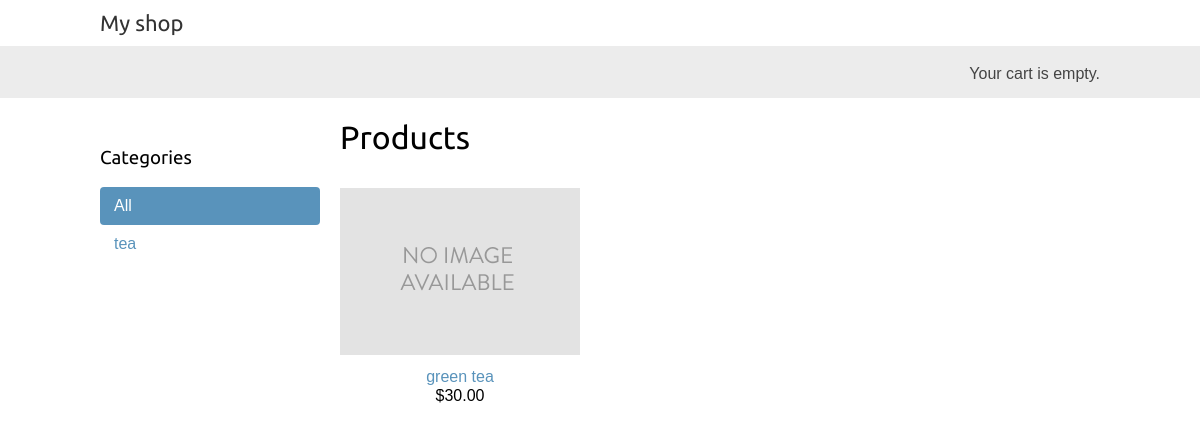
Before: / with the older database file.
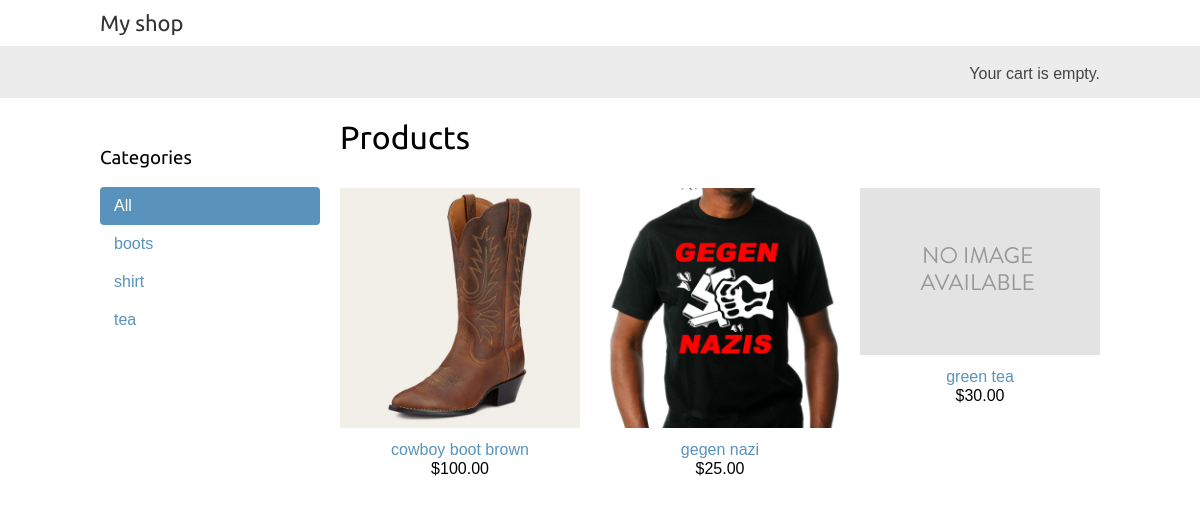
After: the same page with the newer database file.
### shop/models.py (models this page shows, shortened)
class Category(models.Model):
    name = models.CharField(max_length=200)
    slug = models.SlugField(max_length=200, unique=True)
    class Meta:
        ordering = ['name']
        indexes = [
            models.Index(fields=['name']),
        ]
        verbose_name = 'category'
        verbose_name_plural = 'categories'
    def get_absolute_url(self):
        return reverse('shop:product_list_by_category', args=[self.slug])

class Product(models.Model):
    category = models.ForeignKey(Category, related_name='products', on_delete=models.CASCADE)
    name = models.CharField(max_length=200)
    slug = models.SlugField(max_length=200)
    image = models.ImageField(upload_to='products/%Y/%m/%d', blank=True)
    description = models.TextField(blank=True)
    price = models.DecimalField(max_digits=10, decimal_places=2)
    available = models.BooleanField(default=True)
    created = models.DateTimeField(auto_now_add=True)
    updated = models.DateTimeField(auto_now=True)
    class Meta:
        ordering = ['name']
        indexes = [
            models.Index(fields=['id', 'slug']),
            models.Index(fields=['name']),
            models.Index(fields=['-created']),
        ]
    def get_absolute_url(self):
        return reverse('shop:product_detail', args=[self.id, self.slug])

### shop/views.py (the view)
# urls.py: path('', views.product_list, name='product_list'),
def product_list(request, category_slug=None):
    category = None
    categories = Category.objects.all()
    products = Product.objects.filter(available=True)
    if category_slug:
        category = get_object_or_404(Category, slug=category_slug)
        products = products.filter(category=category)
    return render(
        request,
        'shop/product/list.html',
        {
            'category': category,
            'categories': categories,
            'products': products
        }
    )

### shop/templates/shop/product/list.html (shortened to what this page needs)
{% extends "shop/base.html" %}
{% load static %}
{% block content %}
  <div id="sidebar">
    <h3>Categories</h3>
    <ul>
      <li {% if not category %}class="selected"{% endif %}>
        <a href="{% url 'shop:product_list' %}">All</a>
      </li>
      {% for c in categories %}
        <li {% if category.slug == c.slug %}class="selected"{% endif %}>
          <a href="{{ c.get_absolute_url }}">{{ c.name }}</a>
        </li>
      {% endfor %}
    </ul>
  </div>
  <div id="main" class="product-list">
    <h1>
      {% if category %}
        {{ category.name }}
      {% else %}
        Products
      {% endif %}
    </h1>
    {% for product in products %}
      <div class="item">
        <a href="{{ product.get_absolute_url }}">
          <img src="{% if product.image %}{{ product.image.url }}{% else %}{% static 'img/no_image.png' %}{% endif %}" alt="{{ product.name }}">
        </a>
        <a href="{{ product.get_absolute_url }}">{{ product.name }}</a>
        <br>
        ${{ product.price }}
      </div>
    {% endfor %}
  </div>
{% endblock %}

### shop/templates/shop/base.html (shortened to what this page needs)
{% load static %}
<!DOCTYPE html>
<html>
  <head>
    <link href="{% static 'css/base.css' %}" rel="stylesheet">
  </head>
  <body>
    <div id="header">
      <a href="/" class="logo">My shop</a>
    </div>
    <div id="subheader">
      <div class="cart">
        Your cart is empty.
      </div>
    </div>
    <div id="content">
      {% block content %}
      {% endblock %}
    </div>
  </body>
</html>

### shop/static/css/base.css (style rules this page uses)
body { margin:0; padding:0; font-family:helvetica, sans-serif; }
h1, h2, h3, h4, h5 , h6 { font-family: 'Ubuntu', sans-serif; font-weight:normal; }
a { text-decoration:none; color:#5993bb; }
#header { padding:10px 100px; font-size:18px; overflow:auto; }
#subheader { background:#ececec; color:#444; padding:15px 100px; overflow:auto; }
#header .logo { font-family: 'Ubuntu', sans-serif; float:left; color:#333; font-size:22px; margin-right:10%; }
#subheader .cart { float:right; padding-top:4px; }
#content { padding:0 100px; overflow:hidden; }
#sidebar { width:220px; padding:30px 20px 0 0; float:left; }
#sidebar ul { margin:0; padding:0; }
#sidebar ul li { margin:0; list-style:none; padding:10px 14px; }
#sidebar ul li a { display:block; }
#sidebar ul li.selected { background:#5993bb; border-radius:4px; }
#sidebar ul li.selected a { color:#fff; }
#main { float:left; width: 96%; margin-right:-220px; overflow:hidden; }
.product-list .item { width:25%; padding:10px 20px 10px 0; float:left; text-align:center; line-height:1.2; }
.product-list .item img { width:100%; margin-bottom:8px; }

Changed rows visible on the page:
added Category: name "boots"
added Category: name "shirt"
added Product: image (picture), name "cowboy boot brown", price "100.00"
added Product: image (picture), name "gegen nazi", price "25.00"
